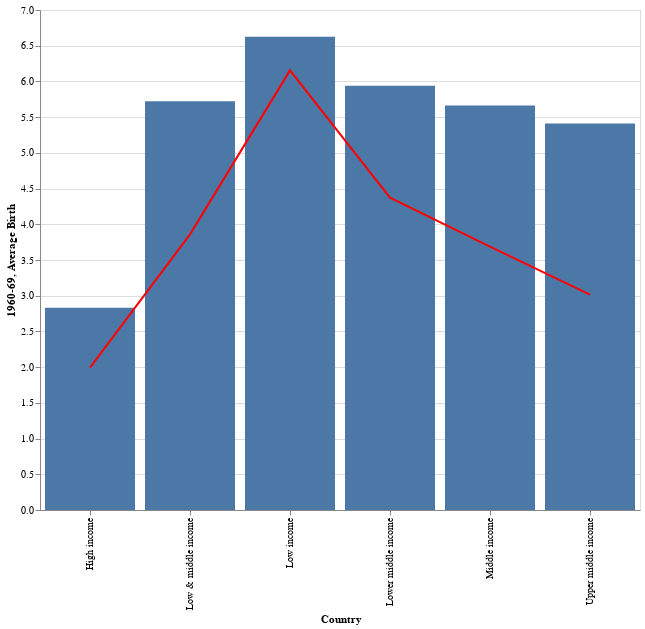

The cell this chart's notebook holds for it:
### Code cell
# Bar Chart with Line on Dual Axis.
# Country with years 2010-20.
base = alt.Chart(income).encode(x='Country')

bar = base.mark_bar().encode(y='1960-69')

line =  base.mark_line(color='red').encode(
    y='Average Birth'
)

(bar + line).properties(width=600, height=500)

### Figure 1 — Vega-Lite specification as saved in the notebook (floating-point values rounded to 4 significant figures)
{"config": {"view": {"continuousWidth": 400, "continuousHeight": 300}}, "layer": [{"mark": "bar", "encoding": {"x": {"field": "Country", "type": "nominal"}, "y": {"field": "1960-69", "type": "quantitative"}}}, {"mark": {"type": "line", "color": "red"}, "encoding": {"x": {"field": "Country", "type": "nominal"}, "y": {"field": "Average Birth", "type": "quantitative"}}}], "data": {"name": "data-d55fa52beda3dd3854ca681663c4cc4b"}, "height": 500, "width": 600, "$schema": "https://vega.github.io/schema/vega-lite/v4.17.0.json", "datasets": {"data-d55fa52beda3dd3854ca681663c4cc4b": [{"Country": "Low income", "Code": "LIC", "1960-69": 6.625, "1970-79": 6.726, "1980-89": 6.641, "1990-99": 6.304, "2000-09": 5.734, "2010-20": 4.9, "Average Birth": 6.155, "Change Over Time": -26.04}, {"Country": "Lower middle income", "Code": "LMC", "1960-69": 5.941, "1970-79": 5.542, "1980-89": 4.834, "1990-99": 3.89, "2000-09": 3.225, "2010-20": 2.802, "Average Birth": 4.372, "Change Over Time": -52.83}, {"Country": "Low & middle income", "Code": "LMY", "1960-69": 5.723, "1970-79": 4.872, "1980-89": 3.979, "1990-99": 3.2, "2000-09": 2.784, "2010-20": 2.592, "Average Birth": 3.859, "Change Over Time": -54.7}, {"Country": "Middle income", "Code": "MIC", "1960-69": 5.662, "1970-79": 4.748, "1980-89": 3.803, "1990-99": 2.984, "2000-09": 2.555, "2010-20": 2.373, "Average Birth": 3.687, "Change Over Time": -58.1}, {"Country": "Upper middle income", "Code": "UMC", "1960-69": 5.411, "1970-79": 4.036, "1980-89": 2.869, "1990-99": 2.11, "2000-09": 1.836, "2010-20": 1.835, "Average Birth": 3.016, "Change Over Time": -66.09}, {"Country": "High income", "Code": "HIC", "1960-69": 2.832, "1970-79": 2.185, "1980-89": 1.866, "1990-99": 1.747, "2000-09": 1.694, "2010-20": 1.639, "Average Birth": 1.994, "Change Over Time": -42.14}]}}
